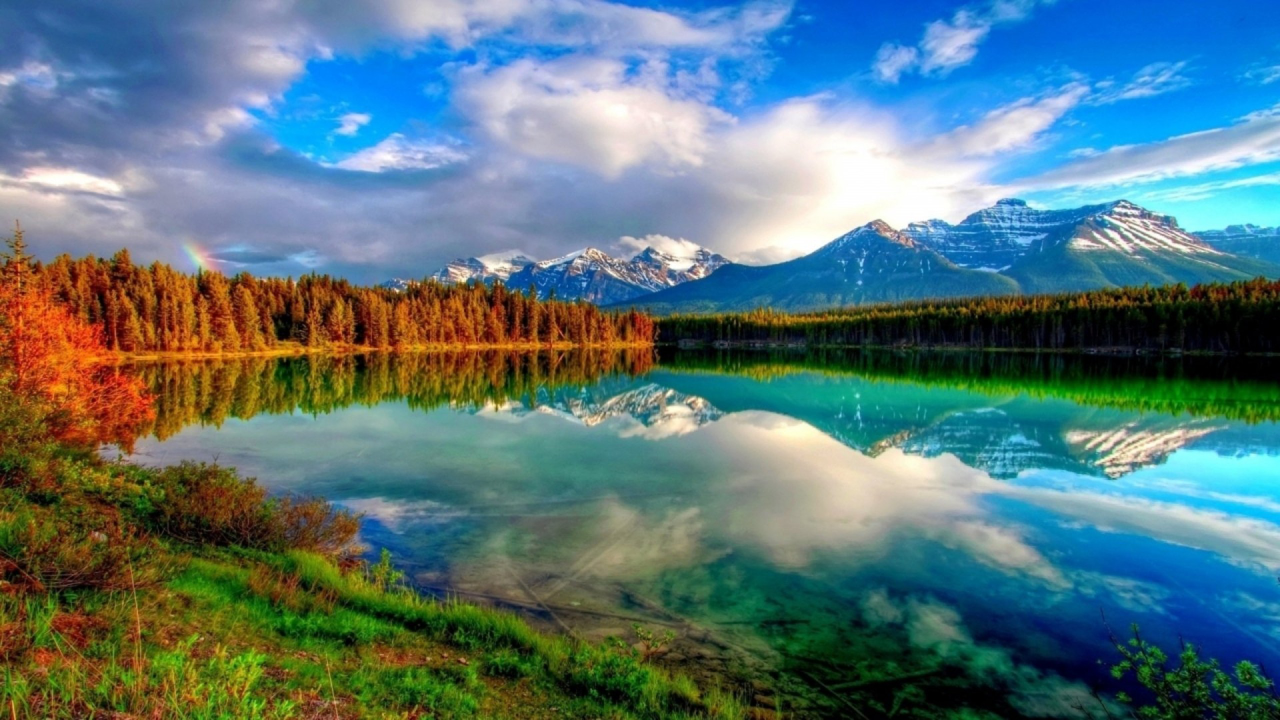
#> input picture data/payload1.png, 2560 x 1440 px (shown at 1/2 size)
$ python -i Steganography.py   (imports and definitions only)   (older library calls are emulated)
#> lines starting #> are read from the running program, lines starting #| are printed output that depends on the picture
#! /usr/bin/env python3.4
import numpy as np
import scipy
import PIL
import imageio
import zlib
import base64

class Payload:

    # [128 lines left out: functions __init__, restoreData, decompressData, decodeData, extractJson, convertedData and 5 more, not called in this run]

class Carrier:

    def __init__(self, img):
        if (not isinstance(img, np.ndarray) or ((img.ndim == 3) and type(img[0][0][0]) is not np.uint8)):
            raise TypeError('Must be of typ np.ndarray and consist of uint8 elements')
        if (img.ndim < 3 or img.shape[2] < 4):
            raise ValueError('Image dimension must be 3 with 4 channels')
        self.img = np.array(img)

    # [73 lines left out: functions payloadExists, clean, embedPayload, extractPayload, not called in this run]

# [76 lines not run here, left out]

>>> import cv2
>>> picture = cv2.imread('data/payload1.png', cv2.IMREAD_GRAYSCALE)
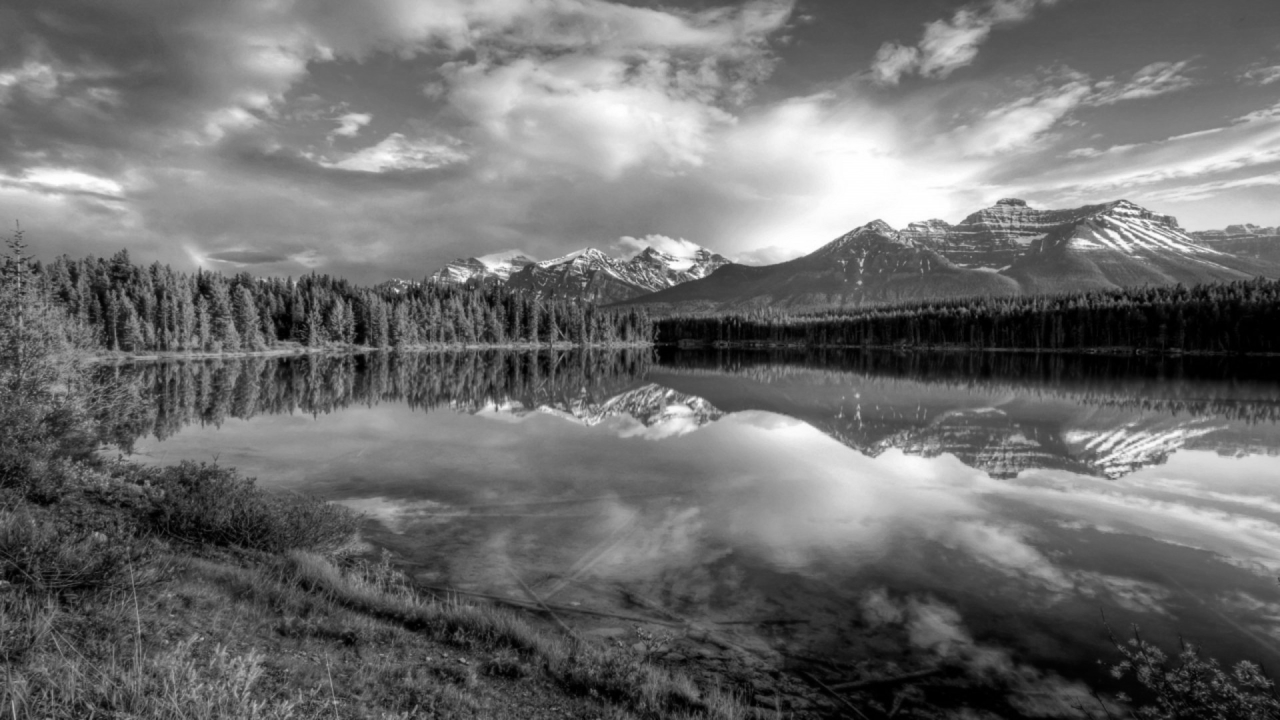
#> picture: shape (1440, 2560) (shown at 1/2 size); min 0, max 255, mean 109.6
#> (the run stopped early here; a loop or call above may not have finished)
